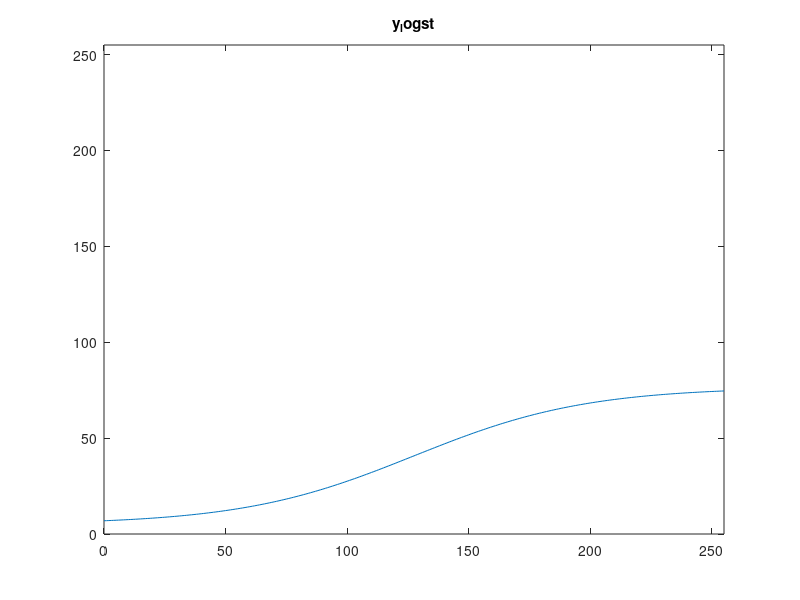
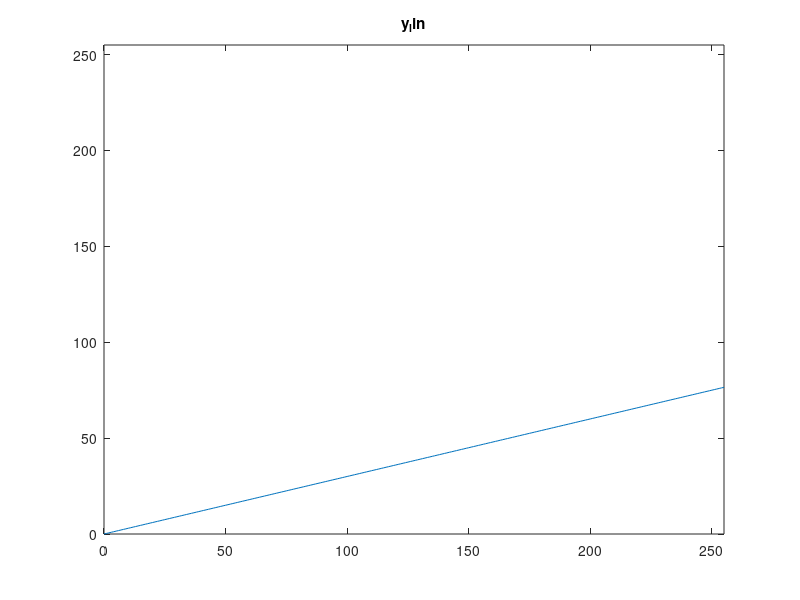

Here is the MATLAB script that generated these plots, in order: (Note: this script raises an error after producing the figures.)
clear all;
close all;
clc;

lin_rel = 0.3;
range_min = 0;
range_max = 255;
input_min = 0;
input_max = 255;
output_min = 5;
output_max = input_max*lin_rel;
logst_min = -6;
logst_max = 6;

tot_iters = (range_max-range_min+1);
tot_rows = floor(sqrt(tot_iters));
tot_cols = floor(sqrt(tot_iters));
tot_diff = tot_iters-tot_rows*tot_cols;

assert(input_min>=range_min && output_min>=range_min);
assert(input_max<=range_max && output_max<=range_max);
assert(input_min<=input_max && output_min<=output_max);
x = input_min:((input_max-input_min)/(range_max-range_min)):input_max;
x_logst = ((x-input_min)./(input_max-input_min)).*(logst_max-logst_min)+logst_min;

% -------------------------------------------------------------------------

y_logst = (1./(1+exp(-x_logst*0.60))).*(output_max-output_min) + output_min;
figure();
plot(x,y_logst);
title('y_logst');
axis([range_min range_max range_min range_max]);
fprintf('y_logst = {\n');
idx = 0;
for i=1:tot_rows
    fprintf('\t');
    for j=1:tot_cols
        idx = idx+1;
        fprintf('% 4d, ',uint8(floor(y_logst(idx))));
    end
    fprintf('\n');
end
if tot_diff>0
    fprintf('\t');
    for i=1:tot_diff
        idx = idx+1;
        fprintf('% 4d, ',uint8(floor(y_logst(idx))));
    end
    fprintf('\n');
end
fprintf('};\n\n');

% -------------------------------------------------------------------------

y_lin = x.*lin_rel;
figure();
plot(x,y_lin);
title('y_lin');
axis([range_min range_max range_min range_max]);
fprintf('y_lin = {\n');
idx = 0;
for i=1:tot_rows
    fprintf('\t');
    for j=1:tot_cols
        idx = idx+1;
        fprintf('% 4d, ',uint8(floor(y_lin(idx))));
    end
    fprintf('\n');
end
if tot_diff>0
    fprintf('\t');
    for i=1:tot_diff
        idx = idx+1;
        fprintf('% 4d, ',uint8(floor(y_lin(idx))));
    end
    fprintf('\n');
end
fprintf('};\n\n');

% -------------------------------------------------------------------------

[~,idxs] = findpeaks(-abs(y_logst-x.*lin_rel));
[~,idx] = min(abs(idxs-tot_iters/2));
y_logst_lin_smooth = [y_logst(1:idxs(idx)) x(idxs(idx)+1:tot_iters).*lin_rel];
figure();
plot(x,y_logst_lin_smooth);
title('y_logst_lin_smooth');
axis([range_min range_max range_min range_max]);
fprintf('y_logst_lin_smooth = {\n');
idx = 0;
for i=1:tot_rows
    fprintf('\t');
    for j=1:tot_cols
        idx = idx+1;
        fprintf('% 4d, ',uint8(floor(y_logst_lin_smooth(idx))));
    end
    fprintf('\n');
end
if tot_diff>0
    fprintf('\t');
    for i=1:tot_diff
        idx = idx+1;
        fprintf('% 4d, ',uint8(floor(y_logst_lin_smooth(idx))));
    end
    fprintf('\n');
end
fprintf('};\n\n');
